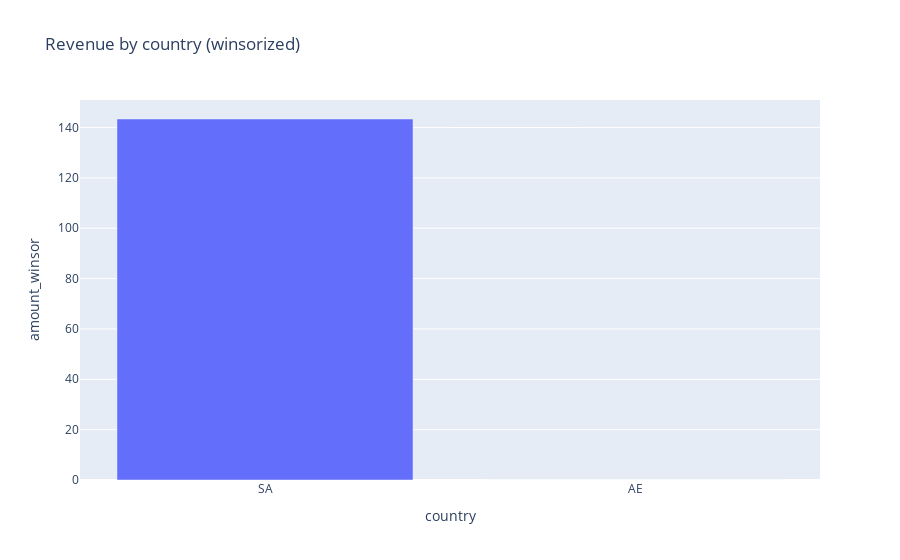

The notebook cell this image was saved under:
### Code cell
import plotly.express as px
from pathlib import Path
FIGS = Path("reports/figures")
FIGS.mkdir(parents=True, exist_ok=True)
rev = (
    df.groupby("country", as_index=False)["amount_winsor"]
      .sum()
      .sort_values("amount_winsor", ascending=False)
)
fig = px.bar(
    rev,
    x="country",
    y="amount_winsor",
    title="Revenue by country (winsorized)"
)
out = FIGS / "revenue_by_country.png"
fig.write_image(out, scale=2)
fig

### Figure 1 — Plotly figure (JSON) as saved in the notebook; plotly's stock layout.template omitted (floating-point values rounded to 4 significant figures)
{"data": [{"hovertemplate": "country=%{x}<br>amount_winsor=%{y}<extra></extra>", "legendgroup": "", "marker": {"color": "#636efa", "pattern": {"shape": ""}}, "name": "", "orientation": "v", "showlegend": false, "textposition": "auto", "type": "bar", "x": ["SA", "AE"], "xaxis": "x", "y": [143.4, 0.0], "yaxis": "y"}], "layout": {"barmode": "relative", "legend": {"tracegroupgap": 0}, "title": {"text": "Revenue by country (winsorized)"}, "xaxis": {"anchor": "y", "domain": [0, 1], "title": {"text": "country"}}, "yaxis": {"anchor": "x", "domain": [0, 1], "title": {"text": "amount_winsor"}}}}
